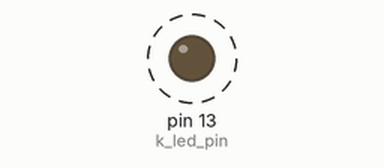
The sketch below on a simulated Arduino Uno, built with avr-gcc and run on an emulated ATmega328P. Shown: output pins drawn as LEDs (lit = HIGH). Dashed ring = blinking.

Above: at 0.3 s.
Timing chart, 0 to 3.0 s (numbered marks = the images above):
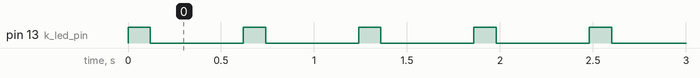

The sketch:

Blink.ino
```cpp
#include "Arduino.h"

constexpr uint32_t k_led_pin = LED_BUILTIN;

void setup() { pinMode(k_led_pin, OUTPUT); }

void loop()
{
    digitalWrite(k_led_pin, HIGH);
    delay(120);
    digitalWrite(k_led_pin, LOW);
    delay(500);
}
```

Measured:
- by itself, pin 13 (k_led_pin): alternates HIGH for 0.12 s and LOW for 0.50 s
